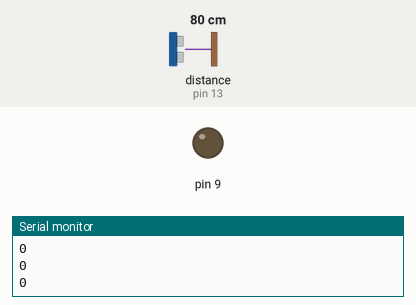
Recording of a sketch running on a simulated Arduino Uno, built with avr-gcc and run on an emulated ATmega328P. Shown: output pins drawn as LEDs (lit = HIGH), the last lines printed to the serial monitor. Dashed ring = blinking. The test bench sets the inputs (shaded band); at power-on: distance to the obstacle (sensor on pin 13) 80 cm. The echo pulse lasts 58.3 µs per cm.

Above: at 1.2 s.
1.3 s: distance to the obstacle (sensor on pin 13) set to 11 cm
At 2.0 s:
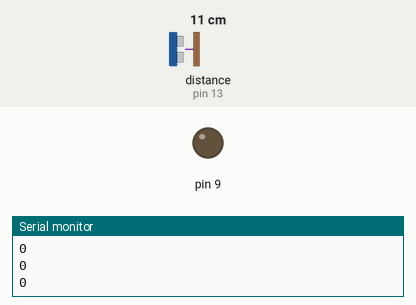
2.8 s: distance to the obstacle (sensor on pin 13) set to 8 cm
At 3.0 s:
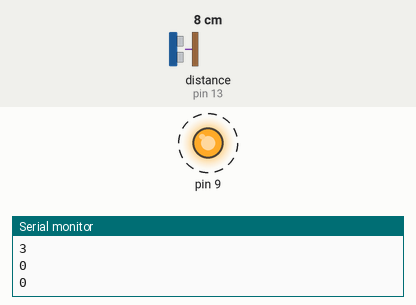
5.8 s: distance to the obstacle (sensor on pin 13) set to 18 cm
At 5.8 s:
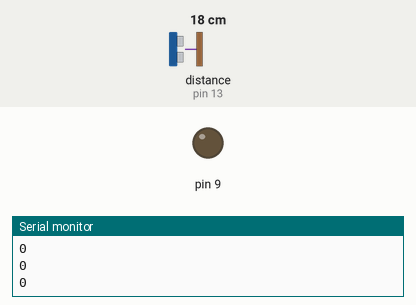
7.3 s: distance to the obstacle (sensor on pin 13) set to 2 cm
At 7.52 s:
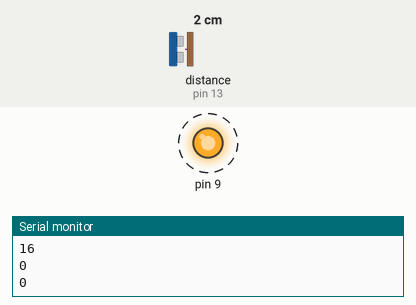
Timing chart, 0 to 11.3 s (numbered marks = the images above; inputs shaded):
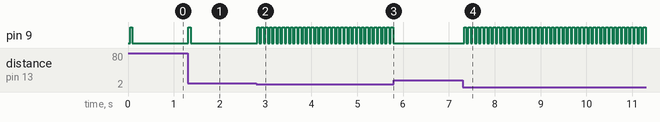

The sketch:

Haptic_Hat.ino
```cpp
#include <NewPing.h>

#define TRIGGER_PIN  12
#define ECHO_PIN     13
#define MAX_DISTANCE 400

NewPing sonar(TRIGGER_PIN, ECHO_PIN, MAX_DISTANCE);

int oldDistance = 0;
int newDistance = 0;
int lastBuzz = 250;

void setup() {
  Serial.begin(9600);
  pinMode(9, OUTPUT);
}

void loop() {
  delay(40);
  unsigned int distance = sonar.ping_cm();
  if(distance == 0){
    distance = 400;
  }


  //Serial.print(lastBuzz);
  //Serial.print("  ");
  Serial.println(lastBuzz - distance);
  if((lastBuzz - distance) >= (distance / 10) && (lastBuzz-distance) < 3000 ){
    digitalWrite(9, HIGH);
    delay(50);
    digitalWrite(9, LOW);
    lastBuzz = distance;
  }

  if(distance > lastBuzz){
    lastBuzz = distance;
  }

  //Serial.print("Distance: ");
  //Serial.println(distance);
  //Serial.println(" cm");
}
```

Measured:
- the behaviour switches between 10 and 9 cm on distance to the obstacle (sensor on pin 13) (found by bisection; images 1 and 2)
- after the input at 1.3 s, pin 9: LOW → HIGH at once, → LOW 0.05 s later
- after the input at 2.8 s, pin 9: alternates HIGH for 0.05 s and LOW for 0.04 s, starting at once
- after the input at 5.8 s, pin 9: stops changing and stays LOW
- after the input at 7.3 s, pin 9: alternates HIGH for 0.05 s and LOW for 0.04 s, starting at once
